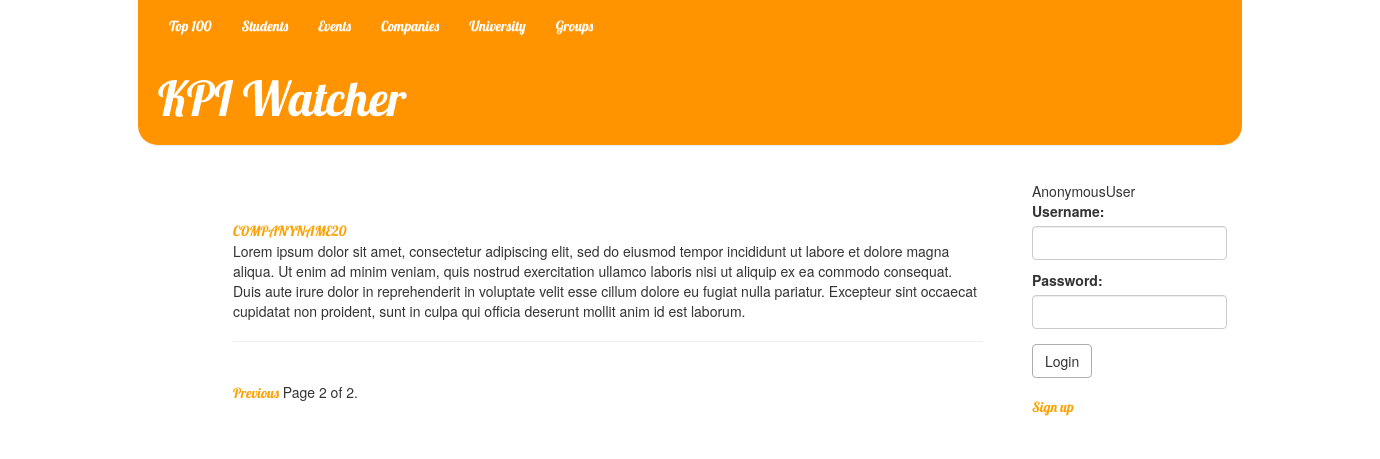
The app's page /companies/?page=2, older data.
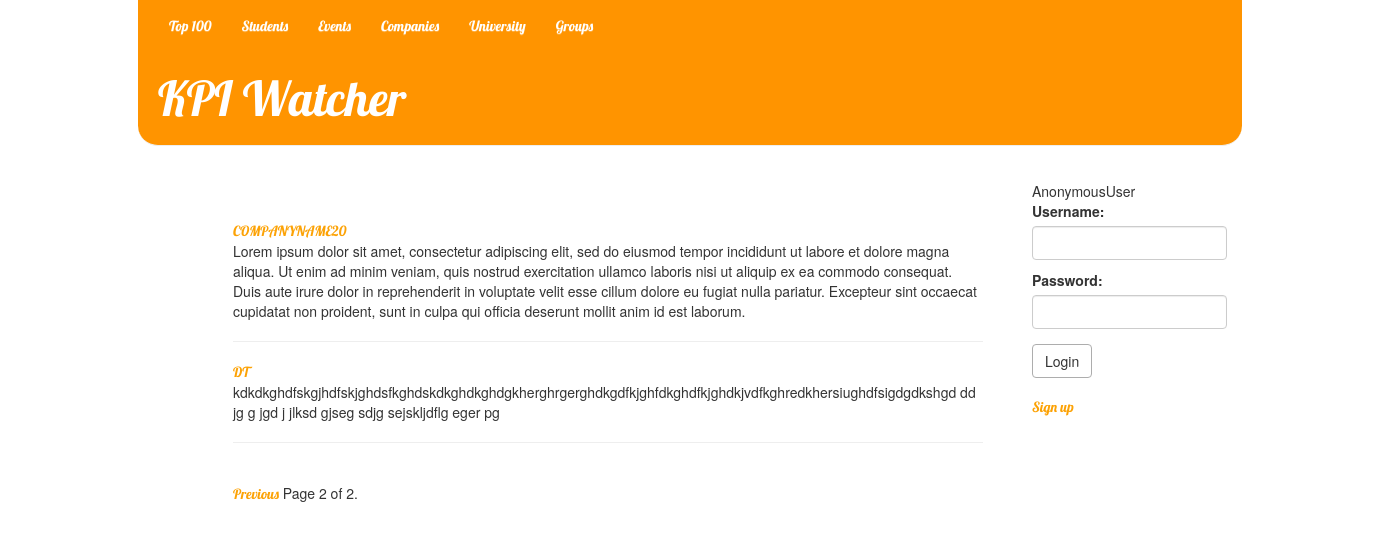
The same page, newer data.
### events/models.py (models this page shows)
class Company(models.Model):
    user = models.OneToOneField(User)
    name = models.CharField(max_length=250)
    description = models.TextField()

### events/views.py (the view)
# urls.py: url(r'^companies/', 'events.views.all_companies'),
def all_companies(request):
    companies_all = Company.objects.all()
    paginator = Paginator(companies_all, 20)
    page = request.GET.get('page')
    try:
        companies = paginator.page(page)
    except PageNotAnInteger:
        companies = paginator.page(1)
    except EmptyPage:
        companies = paginator.page(paginator.num_pages)
    return render(request, 'events/all_companies.html', {'companies': companies})

### ratings/ctx_log_processor.py (called while the page is built)
def auth_form(request):
    return {'form': AuthForm(), 'request': request}

### events/templates/events/all_companies.html (shortened to what this page needs)
{% extends 'base.html' %}
{%block content%}
<div class="content container">
        <div class="row">
            <div class="col-md-8">
    <br />
	{% for company in companies %}
        <a href="{% url 'events.views.company_page' pk=company.pk %}">{{ company.name | upper }}</a>
        <br />
        {{ company.description }}
        <hr>
    {% endfor %}
<div class="pagination">
    <span class="step-links">
        {% if companies.has_previous %}
            <a href="?page={{ companies.previous_page_number }}">Previous</a>
        {% endif %}
        <span class="current">
            Page {{ companies.number }} of {{ companies.paginator.num_pages }}.
        </span>
    </span>
</div></div></div></div>
{%endblock content%}

Row changes from the older to the newer data that the page shows:
added Company: name "DT", description "kdkdkghdfskgjhdfskjghdsfkghdskdkghdkghdgkherghrgerghdkgdfkjghfdkghdfkjghdkjvdfkghredkhersiughdfsigdgdkshgd dd jg g jgd j jlksd gjseg sdjg sejskljdflg eger pg"
